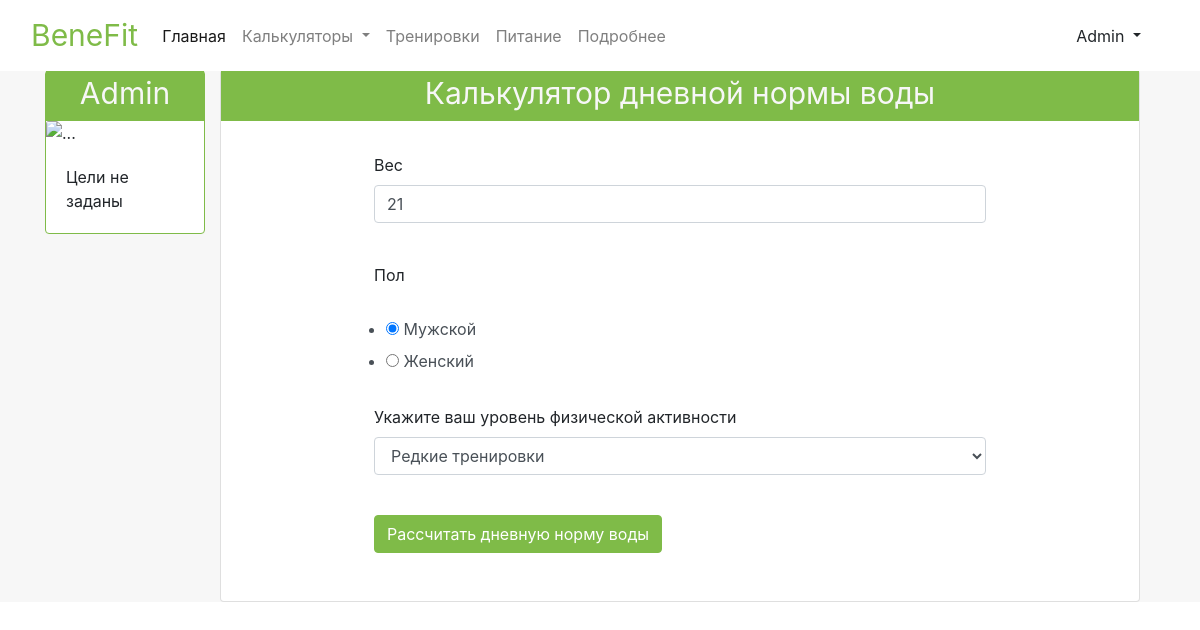
Page /calculators/water (signed in) on the earlier database version.
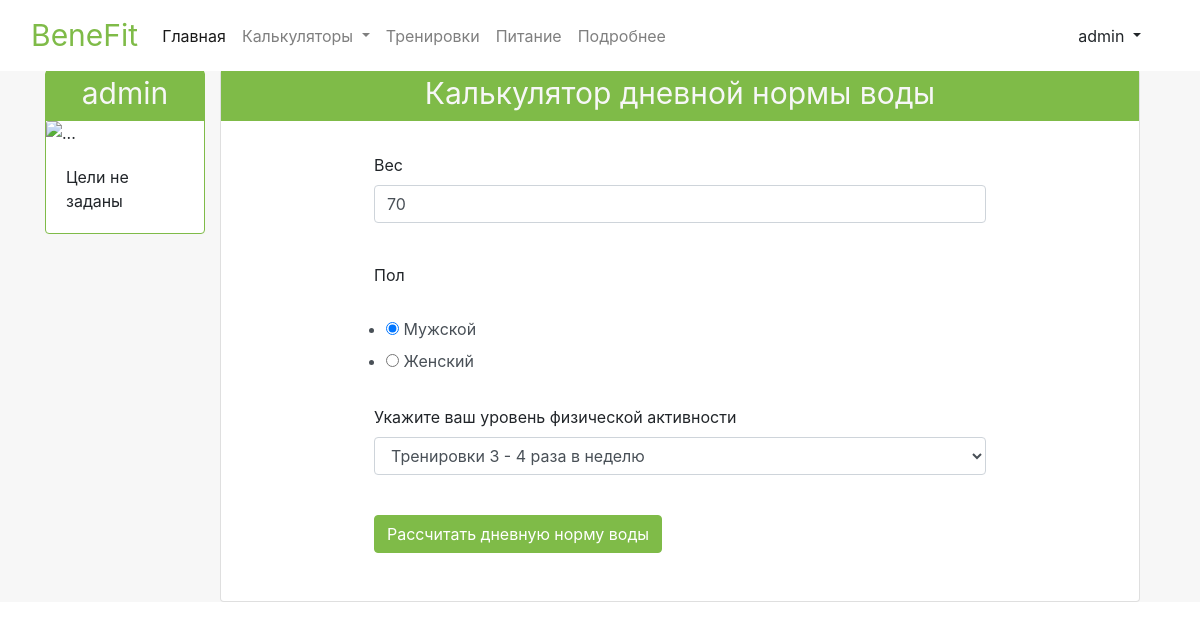
Same page on the later database version.
### data/user_login.py (models this page shows, shortened)
class UserLogin(SqlAlchemyBase, UserMixin):
    __tablename__ = 'user_login'
    id = sqlalchemy.Column(sqlalchemy.Integer,
                           primary_key=True, autoincrement=True, nullable=True)
    name = sqlalchemy.Column(sqlalchemy.String, nullable=True)
    about = sqlalchemy.Column(sqlalchemy.String, nullable=True)
    email = sqlalchemy.Column(sqlalchemy.String,
                              index=True, unique=True, nullable=True)
    hashed_password = sqlalchemy.Column(sqlalchemy.String, nullable=True)
    created_date = sqlalchemy.Column(sqlalchemy.DateTime,
                                     default=datetime.datetime.now)
    user_inputs = orm.relation("UserInputs", back_populates='user_login')
    user_results = orm.relation("UserResults", back_populates='user_login')

### data/user_inputs.py (models this page shows)
class UserInputs(SqlAlchemyBase, SerializerMixin):
    __tablename__ = 'user_inputs'
    user_id = sqlalchemy.Column(sqlalchemy.Integer,
                                sqlalchemy.ForeignKey("user_login.id"),
                                primary_key=True, autoincrement=True, nullable=True)
    height = sqlalchemy.Column(sqlalchemy.Integer, nullable=True)
    weight = sqlalchemy.Column(sqlalchemy.Integer, nullable=True)
    age = sqlalchemy.Column(sqlalchemy.Integer, nullable=True)
    gender = sqlalchemy.Column(sqlalchemy.String, nullable=True)
    activity = sqlalchemy.Column(sqlalchemy.Integer, nullable=True)
    wrists = sqlalchemy.Column(sqlalchemy.Integer, nullable=True)
    waist = sqlalchemy.Column(sqlalchemy.Integer, nullable=True)
    neck = sqlalchemy.Column(sqlalchemy.Integer, nullable=True)
    hip = sqlalchemy.Column(sqlalchemy.Integer, nullable=True)
    user_login = orm.relation('UserLogin')

### main.py (the view, shortened to what this page needs)
@app.route("/calculators/water", methods=['GET', "POST"])
def water_calculator_page():
    form = WaterCalculatorForm()
    if current_user.is_authenticated:
        db_sess = db_session.create_session()
        current_user_inputs = db_sess.query(UserInputs).filter(
            UserInputs.user_id == current_user.id).first()
        form.weight.data = current_user_inputs.weight
        form.gender.data = current_user_inputs.gender
        form.activity.data = str(current_user_inputs.activity)
    return render_template("water_calculator.html",
                           title='Калькулятор дневной нормы воды', form=form)

### forms/water_calculator_form.py
class WaterCalculatorForm(FlaskForm):
    gender = RadioField('Пол', choices=['Мужской', 'Женский'])
    weight = IntegerField('Вес', validators=[DataRequired()])
    activity = SelectField(u'Укажите ваш уровень физической активности',
                           choices=[(0, 'Сидячий образ жизни'),
                                    (1, 'Редкие тренировки'),
                                    (2, 'Тренировки 3 - 4 раза в неделю'),
                                    (3, 'Тренировки 5 - 6 раз в неделю'),
                                    (4, 'Ежедневные интенсивные тренировки')],
                           validators=[DataRequired()])
    submit = SubmitField('Рассчитать дневную норму воды')

### data/db_session.py (called while the page is built)
def create_session() -> Session:
    global __factory
    return __factory()

### main.py (called while the page is built)
@login_manager.user_loader
def load_user(user_id):
    db_sess = db_session.create_session()
    return db_sess.query(UserLogin).get(user_id)

### templates/water_calculator.html (shortened to what this page needs)
{% extends "calculator_template.html" %}
{% block calculator_content %}
        	<p>
        	    {{ form.weight.label }}<br>
        	    {{ form.weight(class="form-control", type="number", min='20', max='500') }}<br>
        	</p>
          <p>
              {{ form.gender.label }}<br>
              {{ form.gender(class="form-control form-field-gender", type="string") }}<br>
          </p>
          <p>
              {{ form.activity.label }}<br>
              {{ form.activity(class="form-control", type="select") }}<br>
          </p>
        	<p>{{ form.submit(type="submit", class="btn calculator-btn") }}</p>
{% endblock %}

### templates/base.html (shortened to what this page needs)
<!doctype html>
<html lang="en">
<head>
    <link rel="stylesheet"
          href="https://stackpath.bootstrapcdn.com/bootstrap/4.4.1/css/bootstrap.min.css"
>
    <link rel="stylesheet"
          href="../static/css/style.css">
</head>
<body>
  <nav class="navbar navbar-expand-lg navbar-light bg-light nav fixed-top">
  <div class="container-fluid">
    <a class="nav-brand navbar-brand" href="/">BeneFit</a>
    <div class="collapse navbar-collapse" id="navbarNavDropdown">
      <ul class="navbar-nav">
        <li class="nav-item">
          <a class="nav-link active" aria-current="page" href="/">Главная</a>
        </li>
        <li class="nav-item dropdown">
          <a class="nav-link dropdown-toggle" href="#" id="navbarDropdownMenuLink" role="button" data-bs-toggle="dropdown" aria-expanded="false">
          Калькуляторы
          </a>
        </li>
        <li class="nav-item">
          <a class="nav-link" href="#">Тренировки</a>
        </li>
        <li class="nav-item">
          <a class="nav-link" href="#">Питание</a>
        </li>
        <li class="nav-item">
          <a class="nav-link" href="#">Подробнее</a>
        </li>
      </ul>
      <div class="container-fluid">
        <form class="d-flex flex-space-between">
              {% if current_user.is_authenticated %}
    <div class="btn-group dropstart">
  <a type="button" class="btn dropdown-toggle" data-bs-toggle="dropdown" aria-expanded="false">
    {{ current_user.name }}
  </a>
</div>
{% else %}
    <p>
        <a class="btn nav-btn-reg" href="/register">Зарегистрироваться</a>
        <a class="btn nav-btn-auth" href="/login">Войти</a>
    </p>
{% endif %}
        </form>
      </div>
    </div>
  </div>
</nav>
<main role="main" >
  <div  class="container">
    <div class="row">
      <div class="col-md-2 col-sm-3 col-xs-12 sidebar">
        <div class="card sidebar-card" style="width: 100%;">
          <div class="card-head sidebar-card-head">{{ current_user.name }}</div>
          <img src="https://avatars.yandex.net/get-yapic/0/0-0/islands-retina-50" class="card-img-top" alt="...">
          <div class="card-body sidebar-card-body">
            <p class="card-text">Цели не заданы</p>
          </div>
        </div>
      </div>
      <div class="col-md-10 col-sm-9 content">
        {% block content %}{% endblock %}
      </div>
    </div>
  </div>
</main>
</body>
</html>

Differences in the rows shown:
changed UserLogin: name "Admin" → "admin"
changed UserInputs "☑ Мужской ☐ Женский": weight "21" → "70"; activity "Редкие тренировки" → "Тренировки 3 - 4 раза в неделю"
